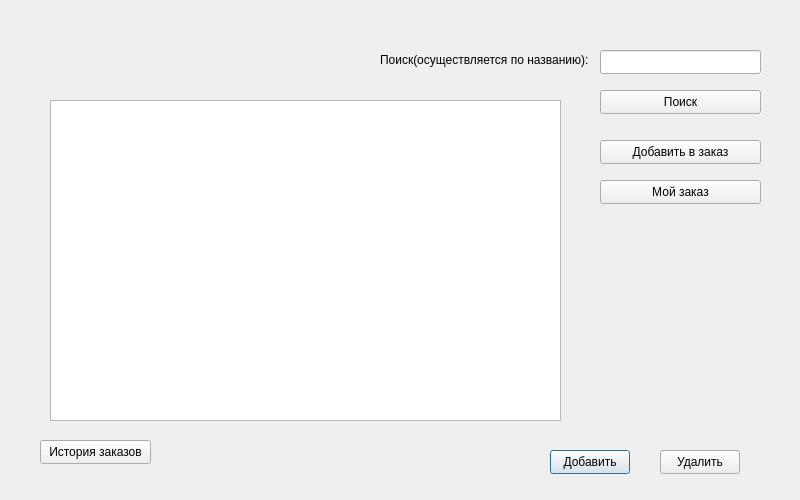
<?xml version="1.0" encoding="UTF-8"?>
<ui version="4.0">
 <class>confectionery</class>
 <widget class="QDialog" name="confectionery">
  <property name="geometry">
   <rect>
    <x>0</x>
    <y>0</y>
    <width>800</width>
    <height>500</height>
   </rect>
  </property>
  <property name="windowTitle">
   <string>Dialog</string>
  </property>
  <widget class="QTableView" name="tableView">
   <property name="geometry">
    <rect>
     <x>50</x>
     <y>100</y>
     <width>511</width>
     <height>321</height>
    </rect>
   </property>
  </widget>
  <widget class="QPushButton" name="addProduct">
   <property name="geometry">
    <rect>
     <x>550</x>
     <y>450</y>
     <width>80</width>
     <height>24</height>
    </rect>
   </property>
   <property name="text">
    <string>Добавить</string>
   </property>
  </widget>
  <widget class="QPushButton" name="removeProduct">
   <property name="geometry">
    <rect>
     <x>660</x>
     <y>450</y>
     <width>80</width>
     <height>24</height>
    </rect>
   </property>
   <property name="text">
    <string>Удалить</string>
   </property>
  </widget>
  <widget class="QPushButton" name="addToOrder">
   <property name="geometry">
    <rect>
     <x>600</x>
     <y>140</y>
     <width>161</width>
     <height>24</height>
    </rect>
   </property>
   <property name="text">
    <string>Добавить в заказ</string>
   </property>
  </widget>
  <widget class="QPushButton" name="myOrder">
   <property name="geometry">
    <rect>
     <x>600</x>
     <y>180</y>
     <width>161</width>
     <height>24</height>
    </rect>
   </property>
   <property name="text">
    <string>Мой заказ</string>
   </property>
  </widget>
  <widget class="QPushButton" name="historyOfOrders">
   <property name="geometry">
    <rect>
     <x>40</x>
     <y>440</y>
     <width>111</width>
     <height>24</height>
    </rect>
   </property>
   <property name="text">
    <string>История заказов</string>
   </property>
  </widget>
  <widget class="QLineEdit" name="search">
   <property name="geometry">
    <rect>
     <x>600</x>
     <y>50</y>
     <width>161</width>
     <height>24</height>
    </rect>
   </property>
  </widget>
  <widget class="QPushButton" name="searchButton">
   <property name="geometry">
    <rect>
     <x>600</x>
     <y>90</y>
     <width>161</width>
     <height>24</height>
    </rect>
   </property>
   <property name="text">
    <string>Поиск</string>
   </property>
  </widget>
  <widget class="QLabel" name="label">
   <property name="geometry">
    <rect>
     <x>380</x>
     <y>50</y>
     <width>211</width>
     <height>20</height>
    </rect>
   </property>
   <property name="text">
    <string>Поиск(осуществляется по названию):</string>
   </property>
  </widget>
 </widget>
 <resources/>
 <connections/>
</ui>
